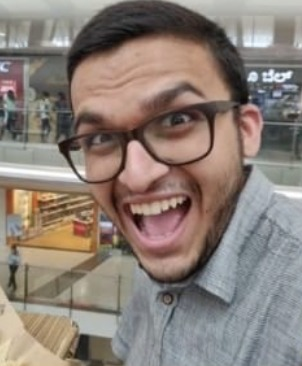
#> input picture images/sam.jpeg, 302 x 366 px
$ python sketch.py
#> lines starting #> are read from the running program, lines starting #| are printed output that depends on the picture
import cv2
image = cv2.imread("images/sam.jpeg")
#> image is the input picture: shape (366, 302, 3); mean B, G, R 119.1, 127.1, 139.2

gray_img = cv2.cvtColor(image, cv2.COLOR_BGR2GRAY)
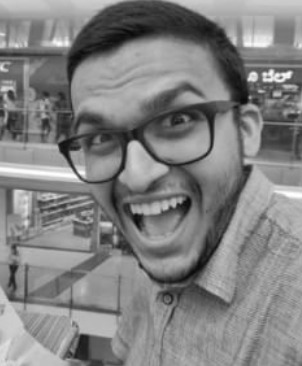
#> gray_img: shape (366, 302); min 8, max 255, mean 129.8
invert = cv2.bitwise_not(gray_img)
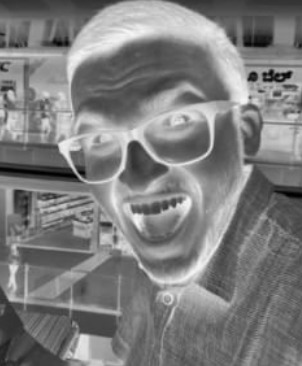
#> invert: shape (366, 302); min 0, max 247, mean 125.2
blur = cv2.GaussianBlur(invert, (29, 29), 0)
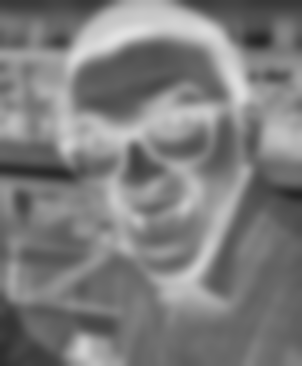
#> blur: shape (366, 302); min 37, max 226, mean 125.2
invertedBlur = cv2.bitwise_not(blur)
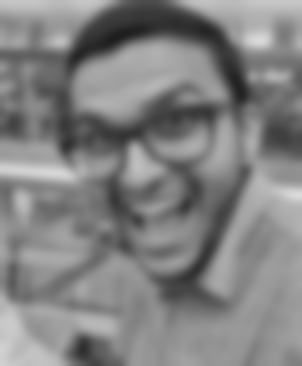
#> invertedBlur: shape (366, 302); min 29, max 218, mean 129.8
sketch = cv2.divide(gray_img, invertedBlur, scale=230.0)
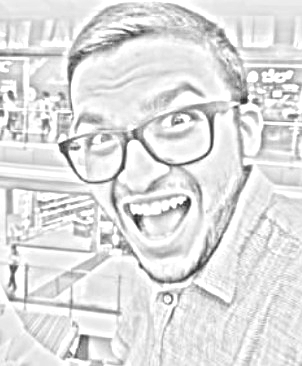
#> sketch: shape (366, 302); min 28, max 255, mean 222.9
cv2.imshow('gray_img', gray_img)
cv2.imshow('invert', invert)
cv2.imshow('blur', blur)
cv2.imshow('invertedBlur', invertedBlur)
cv2.waitKey(0)
cv2.imwrite("images/sketch1.png", sketch)

$ run again, with images/IMG-7098.jpg copied over images/sam.jpeg
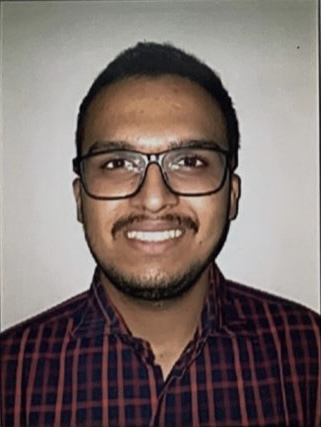
#> input picture images/IMG-7098.jpg, 321 x 427 px
#> image is the input picture: shape (427, 321, 3); mean B, G, R 107, 110.2, 123
#> `blur = cv2.GaussianBlur(invert, (29, 29), 0)`:
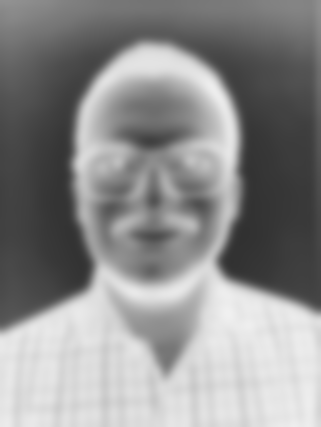
#> blur: shape (427, 321); min 49, max 240, mean 141.2
#> `sketch = cv2.divide(gray_img, invertedBlur, scale=230.0)`:
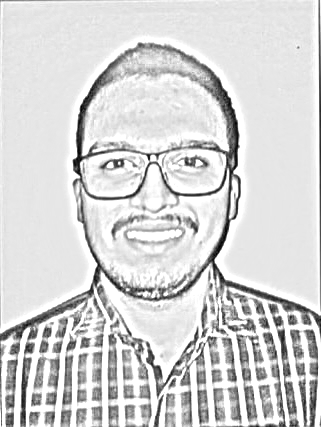
#> sketch: shape (427, 321); min 0, max 255, mean 212.3
